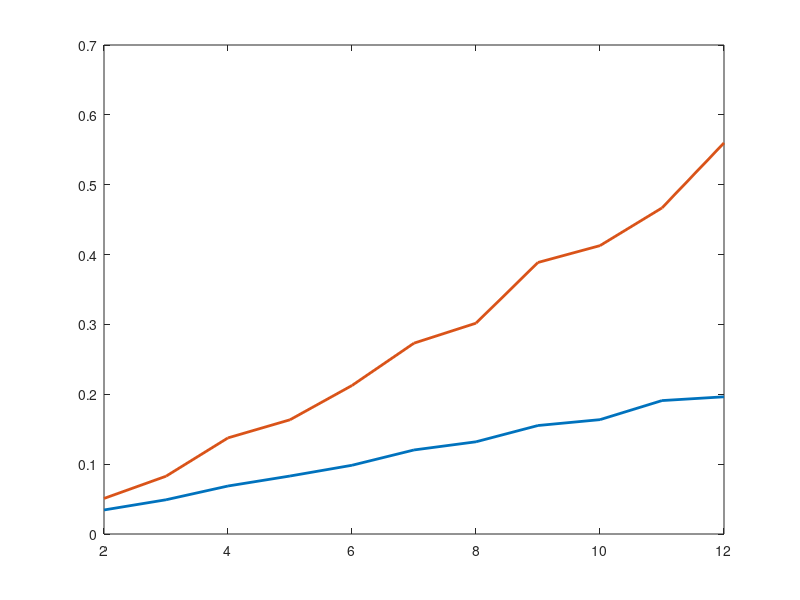

This chart was generated by the following MATLAB code: (Note: this script raises an error after producing the figure.)
clc;

UEs = [2 3 4 5 6 7 8 9 10 11 12];

DL = dlmread('DL_time.txt',' ');
Normal = dlmread('normal_time.txt',' ');

time = zeros(2, length(UEs));

for a = 1:1:length(UEs)    
    time(1, a) = DL(a);
    time(2, a) = Normal(a);
end

a = plot(UEs, time, 'LineWidth', 2 );

a(1).Marker = 'o';
a(2).Marker = 'x';

legend('DL', 'Normal');

xlabel('UEs'), ylabel('Time (ms)')